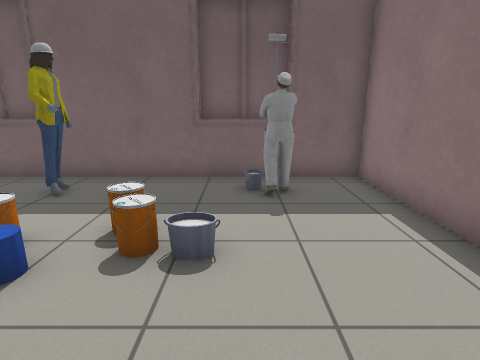
view 1 (above)

22 first-person views from a walk through a Gazebo world. The camera is 1.1 m above the floor, tilts 14° down and sees 80° across. The floor is counted in squares, 0.5 m on a side. Each view is taken from the middle of a square. On the plan, view 1 faces up. The plan holds only what a view shows up to about 17 squares ahead; the rest is blank. Some stock models are drawn as simple stand-ins. Surface patterns are stand-ins for the level's own textures.

view 2
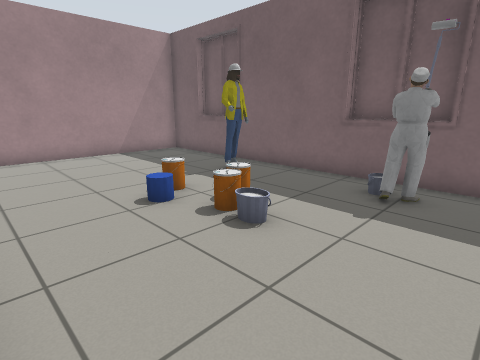

view 3
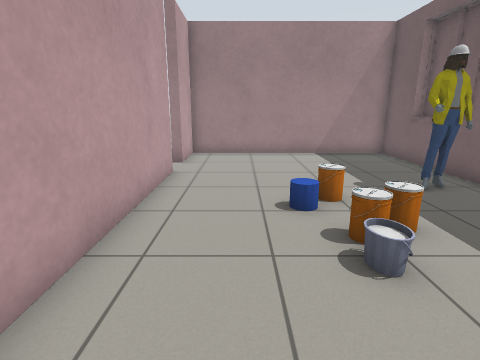

view 4
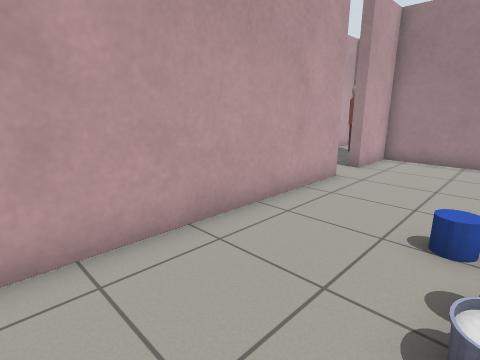

view 5
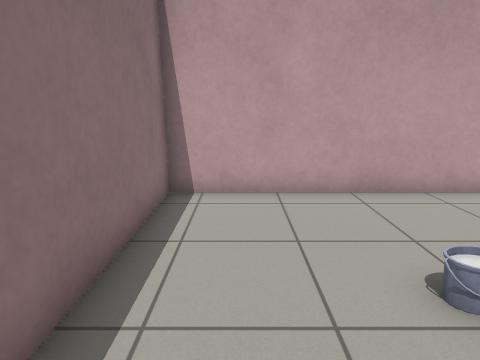

view 6
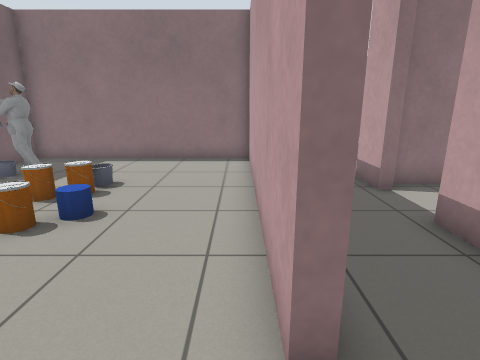

view 7
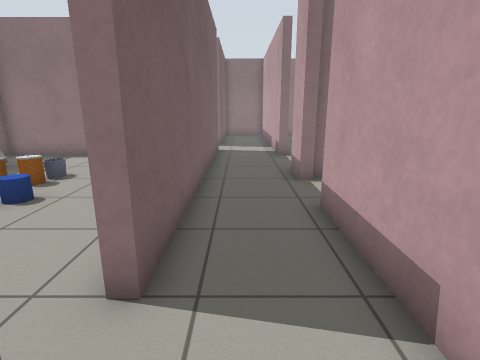

view 8
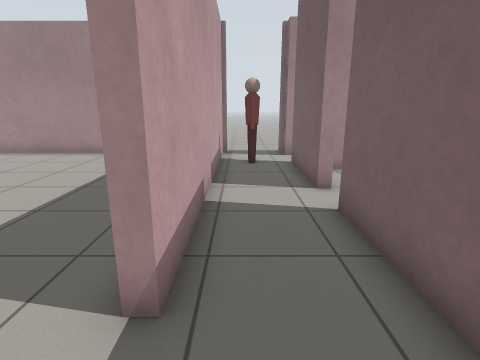

view 9
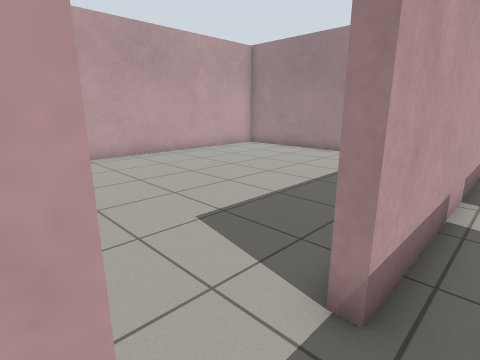

view 10
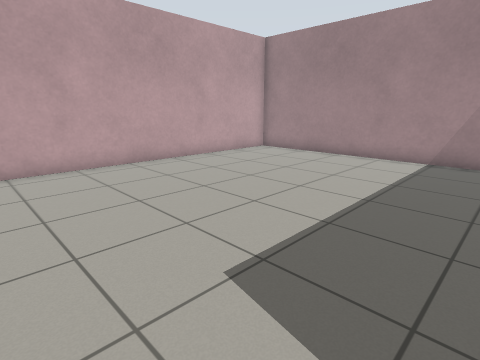

view 11
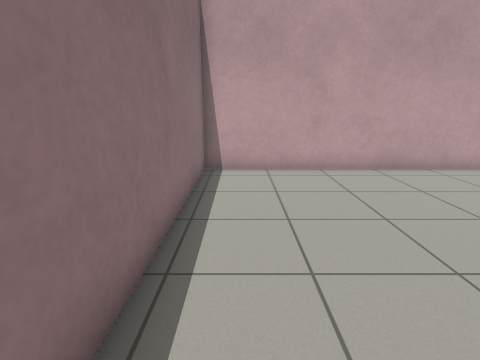

view 12
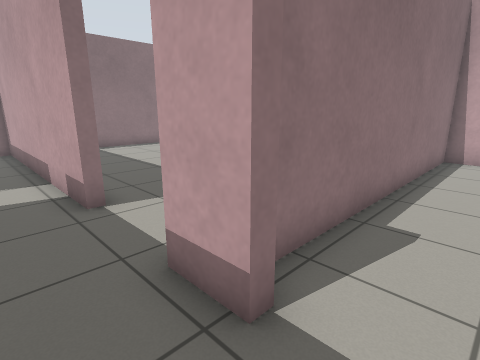

view 13
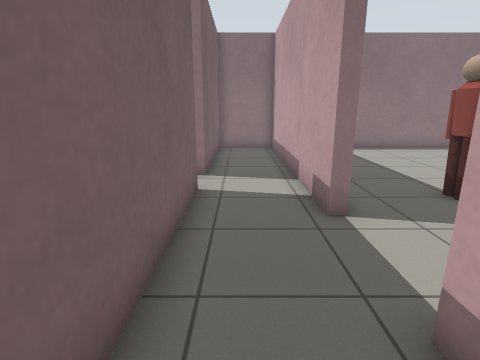

view 14
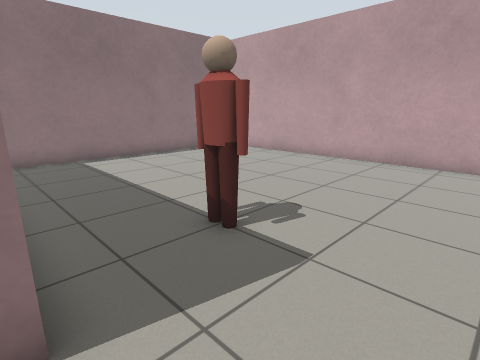

view 15
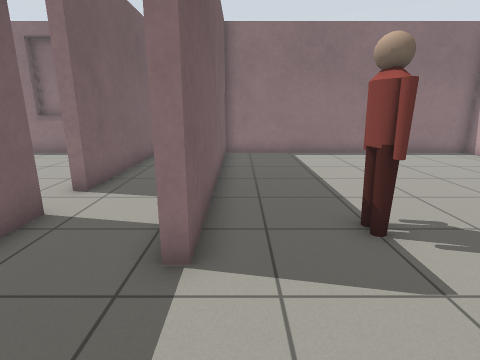

view 16
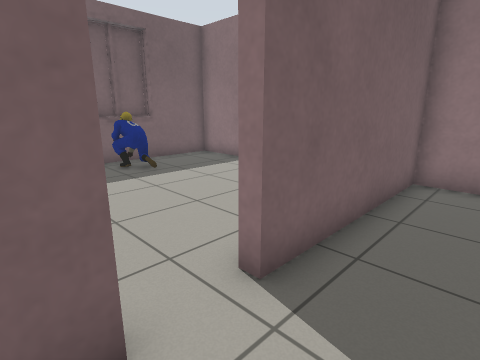

view 17
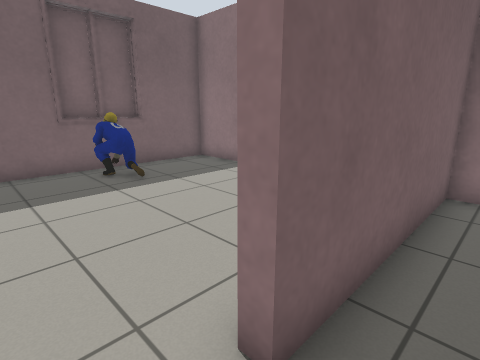

view 18
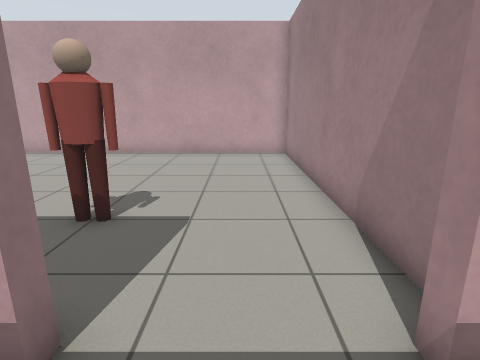

view 19
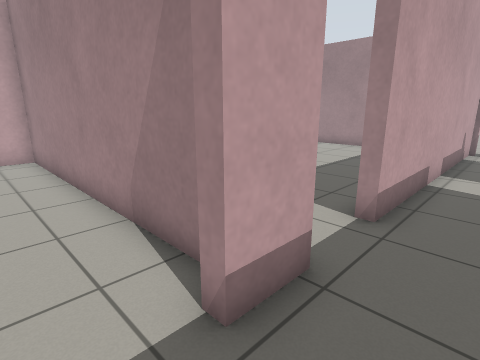

view 20
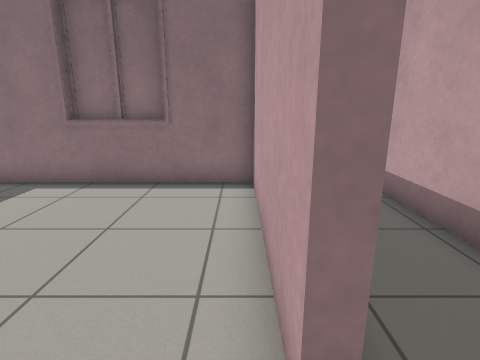

view 21
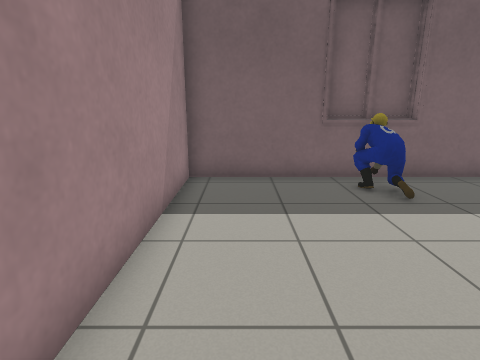

view 22
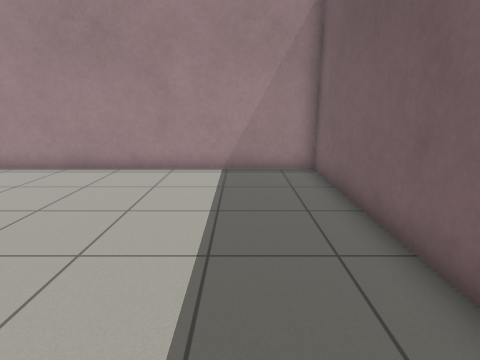

### Floor plan
Ten units are one square. View 1 is at (0, 0); x grows to the right and y downward. Boxes are objects, and circles mark ways between rooms. Rooms are numbered by the first view taken in them; rooms with no view inside come last. Other rooms are left out.
<svg viewBox="-164 -101 318 271">
<path fill="none" stroke="#000" d="M-70 8 -70 4 39 4 39 -92 -115 -92 -115 4 -88 4M-65 -96 -77 -96M-79 -96 -91 -96M16 -96 -13 -96M-88 4 -88 8 -131 8M-148 4 -148 8 -155 8M-13 44 -13 39 3 39M-154 10 -159 10M-155 39 -37 39 -37 44M4 8 -70 8M-78 43 -155 43 -155 165 -10 165M-7 165 -7 44M37 43 37 39 54 39M3 39 3 44M59 8 4 8M-3 50 -3 165M-10 165 145 165 145 43 37 43M146 8 76 8M54 39 145 39 145 9M76 8 76 4 146 4M115 -96 88 -96M149 -23 149 -50M145 9 145 -92 43 -92 43 -16M103 -67 99 -68 100 -72 95 -73M97 -71 94 -84M97 -71 93 -82M97 -71 93 -83M100 -71 95 -75M100 -71 93 -79M97 -72 92 -81M103 -74 95 -71 95 -86M103 -74 95 -72M104 -74 95 -73M96 -78 94 -82M97 -79 92 -81M102 -82 97 -84"/>
<rect x="-55" y="-85" width="10" height="20" fill="#bbb"><title>person</title></rect>
<rect x="-45" y="-45" width="10" height="10" fill="#bbb"><title>bucket</title></rect>
<rect x="-35" y="-35" width="10" height="10" fill="#bbb"><title>bucket</title></rect>
<rect x="-25" y="-45" width="10" height="10" fill="#bbb"><title>bucket</title></rect>
<rect x="-25" y="-55" width="10" height="10" fill="#bbb"><title>bucket</title></rect>
<rect x="-15" y="-45" width="10" height="10" fill="#bbb"><title>bucket</title></rect>
<rect x="-5" y="-85" width="20" height="20" fill="#bbb"><title>other object</title></rect>
<rect x="-135" y="15" width="10" height="20" fill="#bbb"><title>person</title></rect>
<rect x="45" y="65" width="10" height="20" fill="#bbb"><title>person</title></rect>
<circle cx="-80" cy="10" r="3" fill="#2a7"/>
<circle cx="-25" cy="40" r="3" fill="#2a7"/>
<circle cx="-5" cy="25" r="3" fill="#2a7"/>
<circle cx="20" cy="40" r="3" fill="#2a7"/>
<circle cx="45" cy="25" r="3" fill="#2a7"/>
<circle cx="65" cy="10" r="3" fill="#2a7"/>
<text x="-40" y="-40">1</text>
<text x="-80" y="20">2</text>
<text x="-90" y="100">3</text>
<text x="30" y="30">4</text>
<text x="70" y="100">5</text>
<text x="100" y="20">6</text>
<text x="90" y="-40">7</text>
</svg>
Room 1 opens to room 2. Room 2 opens to room 3. Room 2 opens to room 4. Room 4 opens to room 5. Room 4 opens to room 6. Room 6 opens to room 7.

Where each view was taken, in squares from view 1:
view 1: 0 up, 0 right, facing up
view 2: 0 up, 3 right, facing up-left
view 3: 2 up, 3 right, facing left
view 4: 4 up, 2 right, facing down-left
view 5: 7 up, 2 right, facing down
view 6: 0 up, 9 left, facing right
view 7: 2 down, 10 left, facing right
view 8: 3 down, 1 left, facing left
view 9: 3 down, 1 left, facing down-left
view 10: 5 down, 2 left, facing down-left
view 11: 6 down, 2 left, facing down
view 12: 2 down, 3 left, facing down-right
view 13: 2 down, 2 left, facing right
view 14: 4 down, 1 right, facing down-right
view 15: 5 down, 0 right, facing right
view 16: 3 down, 5 right, facing up-right
view 17: 2 down, 6 right, facing up-right
view 18: 2 down, 2 right, facing down
view 19: 2 down, 2 right, facing down-left
view 20: 0 up, 6 right, facing right
view 21: 0 up, 6 right, facing up
view 22: 7 down, 5 left, facing left
